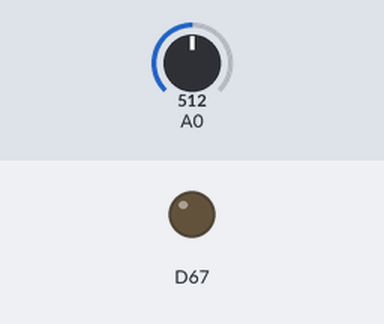
Recording of a sketch running on a simulated Arduino Due. On the bench: output pins drawn as LEDs (lit = HIGH). The inputs (shaded band) are chosen by the test bench; at power-on: A0 = 512 (analog values on the 0–1023 scale). What the sketch prints to the serial monitor is not drawn.

Above: at 1.2 s.
1.3 s: A0 set to 502
4.3 s: A0 set to 494
5.8 s: A0 set to 511
7.3 s: A0 set to 306
At 8.1 s:
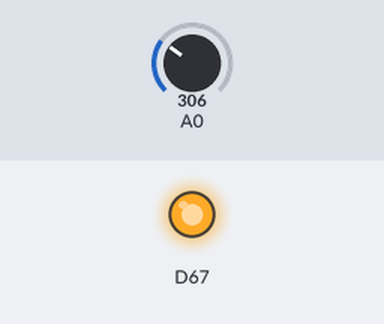
Timing chart, 0 to 9.9 s (numbered marks = the images above; inputs shaded):
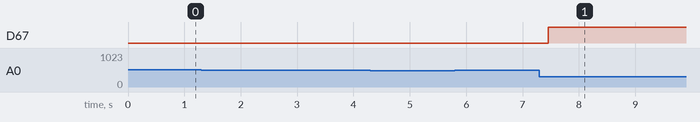

Measured:
- after the input at 7.3 s, D67: LOW → HIGH after 0.16 s

The sketch:

myWave.ino
```cpp
// myWave.ino

int DACBits = 12;

//PID global variables
double Setpoint = 2000, Input = 0, Output = 0;
double k1 = 0.8;
double k2 = 0.5;
double previousSignal = 0;
double previousError = 0;
double CurrentError = 0;
double Integral = 0;
double IntegralLimit = 4000;

void print();
void setup() {
	Serial.begin(115200);
	analogWriteResolution(DACBits);
	analogReadResolution(DACBits);
	Input = analogRead(A0);
	Serial.println("time(ms),Setpoint,Input,Output,Error");
}

void loop() {
	//Read voltage from wavemeter
  Input = analogRead(A0);

  //Convert to error from setpoint
	CurrentError = Setpoint - Input;

	//Calculate Output
	Output += previousSignal + k1*CurrentError - k2*previousError;
  analogWrite(DAC1, Output);
	previousError = CurrentError;
  print();
  // delay(1);
}

void print(){
	Serial.print(millis());
  Serial.print(",");
  Serial.print(Setpoint);
  Serial.print(",");
  Serial.print(Input);
  Serial.print(",");
	Serial.print(Output);
	Serial.print(",");
	Serial.print(CurrentError);
  Serial.println();

}

//8.6.15 measurement, without print:
//1.6287V is 1.224mW
//pk-pk is 30mV. noise at 250Hz (4ms)
//(un controlled laser shows pk-pk 80mV
//noise at 212mHz (4.7s))
//control with printing adds "noise" of 20ms long
//and pk-pk is about 40mV
```
